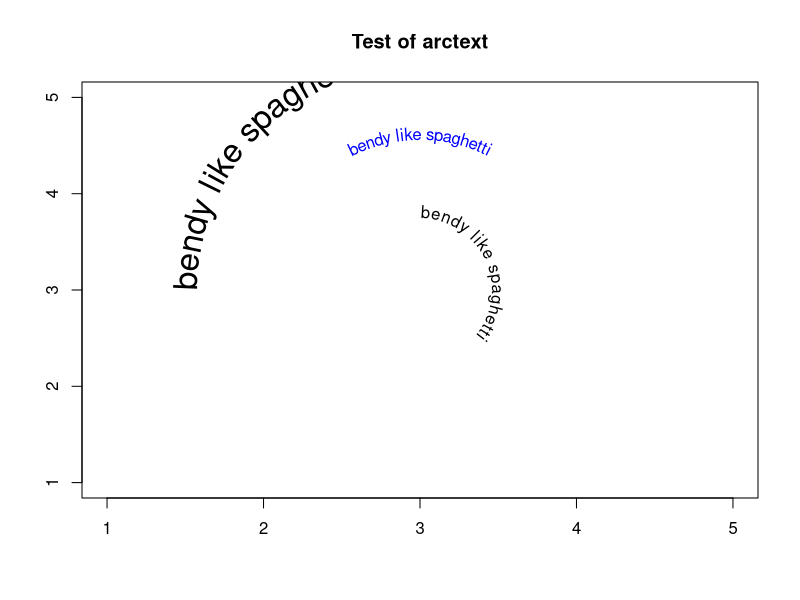

Source code (R):
library(plotrix)


### Name: arctext
### Title: Display text on a circular arc
### Aliases: arctext
### Keywords: misc

### ** Examples

 plot(0, xlim = c(1, 5),ylim = c(1, 5),main = "Test of arctext", xlab = "",
  ylab = "", type = "n")
 arctext("bendy like spaghetti", center = c(3,3), col = "blue")
 arctext("bendy like spaghetti", center = c(3,3), radius = 1.5, start = pi,
  cex = 2)
 arctext("bendy like spaghetti", center = c(3, 3),radius = 0.5,
  start = pi/2, stretch = 1.2)
 arctext("bendy like spaghetti", center = c(3, 3), radius = 1.7,
  start = 4 * pi / 3, cex = 1.3, clockwise = FALSE)
